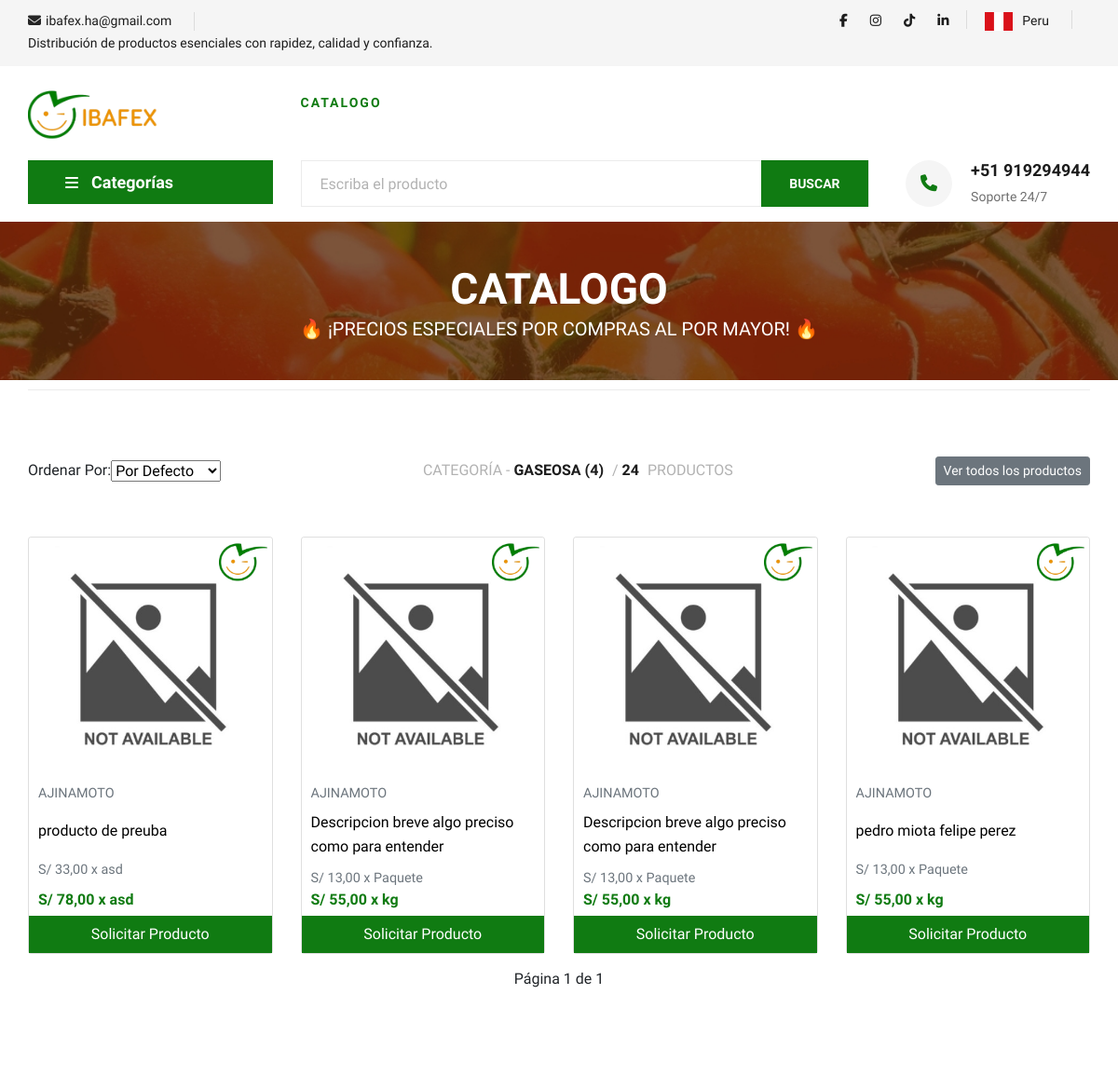
Before: /?category=4 (upper part) with the older database file.
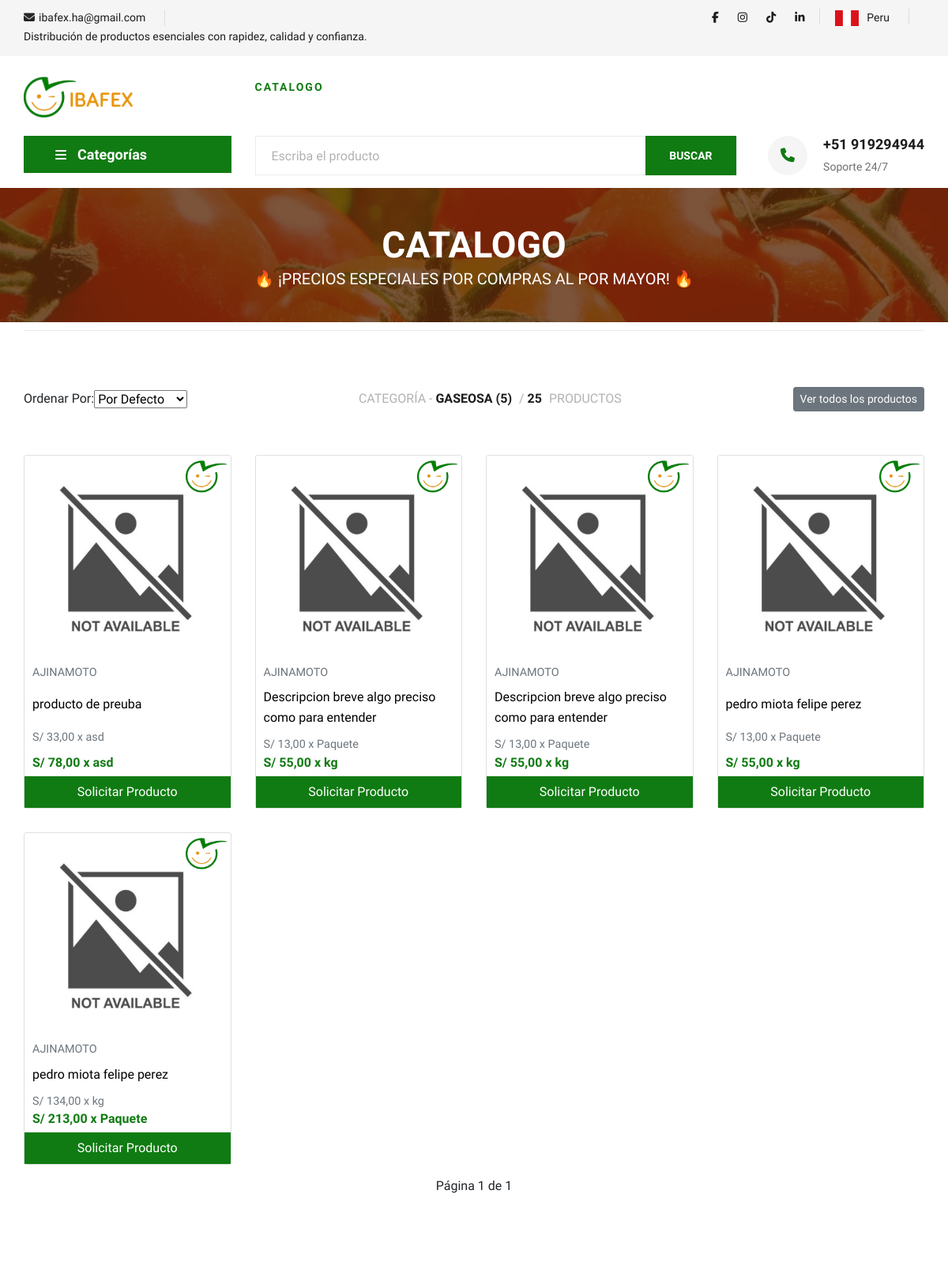
After: the same page with the newer database file.
### products/models.py (models this page shows, shortened)
class Producto(models.Model):
    image = CloudinaryField(verbose_name="Imagen del Producto")  # Cambiado a CloudinaryField
    brand = models.CharField(max_length=255, verbose_name="Marca del Producto")  # Marca o fabricante del producto
    category = models.ForeignKey(Categoria, on_delete=models.CASCADE, verbose_name="Categoría")
    name = models.CharField(max_length=55, verbose_name="Nombre del Producto")  # Nombre del producto
    unit_price = models.DecimalField(
        max_digits=10,
        decimal_places=2,
        verbose_name="Precio por unidad",
        validators=[MinValueValidator(0)]
    )
    unit_of_measure = models.ForeignKey(
        UnidadMedida,
        on_delete=models.CASCADE,
        verbose_name="Unidad de medida",
        related_name="productos_por_unidad"
    )
    bulk_price = models.DecimalField(
        max_digits=10,
        decimal_places=2,
        verbose_name="Precio por paquete",
        validators=[MinValueValidator(0)],
        blank=True,
        null=True
    )
    bulk_unit_of_measure = models.ForeignKey(
        UnidadMedida,
        on_delete=models.CASCADE,
        verbose_name="Unidad de paquete",
        related_name="productos_por_paquete",
        blank=True,
        null=True
    )
    date_added = models.DateTimeField(auto_now_add=True, verbose_name="Fecha")  # Fecha en que se añadió el producto
    product_of_stock = models.BooleanField(default=True, verbose_name="Disponible")  # Indica si el producto es destacado o no

class UnidadMedida(models.Model):
    name = models.CharField(max_length=255, unique=True, verbose_name="Nombre Unidad de Medidad")
    def __str__(self):
        return self.name

### products/views.py (the view, shortened to what this page needs)
# urls.py: path("", views.catalog_products , name="catalog_products"),
def catalog_products(request):
    today = timezone.localdate()  # Obtiene la fecha actual sin hora
    counter, created = VisitCounter.objects.get_or_create(
        page_name="catalogo",
        date=today
    )
    counter.visits += 1
    counter.save()
    products = Producto.objects.all()
    products_total_count = products.count()
    categories = Categoria.objects.filter(producto__isnull=False).distinct()  # Filtrar categorías con productos
    query = request.GET.get('q', '').strip()  # Obtener el valor de búsqueda del parámetro 'q'
    selected_category = None
    category_id = request.GET.get('category')
    if category_id:
        products = products.filter(category_id=category_id)  # Filtrar productos por categoría seleccionada
        try:
            selected_category = Categoria.objects.get(id=category_id)
        except Categoria.DoesNotExist:
            selected_category = None
    order_by = request.GET.get('order_by_price')
    if order_by == 'barato':
        products = products.order_by('bulk_price')  # Ordenar de menor a mayor precio
    elif order_by == 'caro':
        products = products.order_by('-bulk_price')  # Ordenar de mayor a menor precio
    paginator = Paginator(products, 16)
    page_number = request.GET.get('page')
    page_obj = paginator.get_page(page_number)
    params = request.GET.copy()
    if 'page' in params:
        params.pop('page')
    querystring = params.urlencode()
    return render(request, "shop-grid.html", {
        "page_obj": page_obj,  # Paginación de productos
        "total_products_filter": len(products),  # Total de productos
        "products_total_count": products_total_count,
        "categories": categories,  # Las categorías disponibles
        "query": query,
        "querystring": querystring,  # <-- Aquí agregamos esta variable
        "selected_category": selected_category,
    })

### products/templatetags/cloudinary_filters.py (called while the page is built)
@register.filter
def cloudinary_transform(url, params="w_300,h_300,c_fill,f_auto,q_auto"):
    if not url:
        return ""
    parts = url.split("/upload/")
    if len(parts) != 2:
        return url
    return parts[0] + "/upload/" + params + "/" + parts[1]

### products/templates/shop-grid.html (shortened to what the changed rows need)
<!DOCTYPE html>
<html lang="zxx">
{% load static %}
<head>
    <link rel="stylesheet" href="{% static "css/bootstrap.min.css" %}" type="text/css">
    <link rel="stylesheet" href="{% static "css/style.css" %}" type="text/css">
</head>
<body>
    <section id="section-shop" class="breadcrumb-section set-bg" data-setbg="{% static "img/breadcrumb.jpg" %}">
        <div class="container">
            <div class="row">
                <div class="col-lg-12 text-center">
                    <div class="breadcrumb__text">
                        <h2>CATALOGO</h2>
                    </div>
                </div>
            </div>
        </div>
    </section>
    <section class="product spad">
        <div class="container">
            <div class="row">
                {% if total_products_filter == 0 %}
                    {% if query %}
                        <div class="container text-center mt-5 mb-5 ">
                            <h3>¡Lo Sentimos!</h3>
                            <p>No se encontró ningún resultado para tu búsqueda "{{ query }}"</p>
                            <div>
                                <ul class="list-unstyled mb-3">
                                    <li>Asegúrate que las palabras estén bien escritas.</li>
                                    <li>Prueba buscando por la marca del producto.</li>
                                    <li>Prueba palabras clave más generales.</li>
                                </ul>
                            </div>
                            <a class="site-btn" href="{% url "catalog_products" %}"> Volver al inicio </a>
                            <figure>
                                <img src="{% static "img/not_results.png" %}" alt="">
                            </figure>
                        </div>
                    {% else %}
                        <div class="container text-center mt-5 mb-5">
                            <h3>¡Lo Sentimos!</h3>
                            <p>No hay productos disponibles en el catálogo.</p>
                            <div>
                                <ul class="list-unstyled mb-3">
                                    <li>¡Pronto estarán disponibles nuevos productos!</li>
                                    <li>Te invitamos a regresar más tarde.</li>
                                </ul>
                            </div>
                            <a class="site-btn" href="{% url "catalog_products" %}"> Volver al inicio </a>
                        </div>
                    {% endif %}
                {% else %}
                    <div class="col-lg-12 col-md-12">
                        <div class="filter__item">
                            <div class="d-flex flex-column flex-md-row justify-content-md-between align-items-center gap-4 py-3">
                                {% if selected_category %}
                                    <div class="filter__found mb-3">
                                        <h6 class="mb-0">
                                            CATEGORÍA - <span> {{ selected_category.name|upper }} ({{ total_products_filter }})</span>
                                            / <span> {{ products_total_count }} </span>PRODUCTOS
                                        </h6>
                                    </div>
                                    <div>
                                        <a class="btn btn-secondary btn-sm" href="{% url 'catalog_products' %}">
                                            Ver todos los productos
                                        </a>
                                    </div>
                                {% endif %}
                            </div>
                        </div>
                        <div class="row">
                            {% for product in page_obj %}
                                <div class="col-lg-3 col-md-6 col-sm-6 responsive__margin">
                                    <div class="card product__item">
                                        <div class="product__item__pic set-bg card-img-top position-relative" >
                                            {% load cloudinary_filters %}
                                            <div class="image-label">
                                                <img src="{% static 'img/icon_logo.png' %}" alt="Imagen Promocional">
                                            </div>
                                            <img
                                                src="{{ product.image.url|cloudinary_transform }}"
                                                alt="{{ product.name }}"
                                                loading="lazy"
                                                class="img-css"
                                                {% comment %} onload="setTimeout(() => { document.getElementById('preloader-{{ product.id }}').style.display = 'none'; }, 2000);" {% endcomment %}
                                                onerror="this.onerror=null; this.src='{% static "img/not_available.jpg" %}';"
                                            >
                                        </div>
                                        <div class="card-body product__item__text">
                                            <h6 class="card-title text-muted txt__brand__style">
                                                <span style="text-transform: uppercase;">{{ product.brand }}</span>
                                            </h6>
                                            <p class="card-text txt__name__product__style">{{ product.name }}</p>
                                            <span class="text-muted txt__brand__style">S/ {{ product.unit_price }} x {{ product.unit_of_measure }}</span>
                                                {% if product.bulk_price and product.bulk_unit_of_measure %}
                                                    <div class="d-flex justify-content-between align-items-center">
                                                        <strong class="color__precie"> S/ {{ product.bulk_price }} x {{ product.bulk_unit_of_measure }} </strong>
                                                    </div>
                                                {% endif %}
                                        </div>
                                        <a
                                            class="w-100 button-details text-center"
                                            href="https://wa.me/51919294944?text=%20¡Hola%20IbaFex!%0A%0AEstoy%20interesado%20en%20adquirir%20este%20producto:%0A%0A%20Producto:%20{{ product.name|urlencode }}%0A%20Marca:%20{{ product.brand|urlencode }}%0A%20Precio:%20S/%20{{ product.unit_price|floatformat:2 }}%20x%20{{ product.unit_of_measure.name|urlencode }}%0A%0A%20Precio%20al%20por%20mayor:%20S/%20{{ product.bulk_price|floatformat:2 }}%20x%20{{ product.bulk_unit_of_measure.name|urlencode }}%0A%0A¡Gracias%20y%20quedo%20atento!"
                                            target="_blank"
                                            rel="noopener"
                                        >
                                            Solicitar Producto
                                        </a>
                                    </div>
                                </div>
                            {% endfor %}
                        </div>
                    </div>
                {% endif %}
            </div>
        </div>
    </section>
</body>
</html>

Changed rows visible on the page:
added Producto: brand "AJINAMOTO", name "pedro miota felipe perez", unit_price "134,00", unit_of_measure "kg", bulk_price "213,00", bulk_unit_of_measure "Paquete"
Other visible differences:
{{ total_products_filter }}: "4" → "5"
{{ products_total_count }}: "24" → "25"
